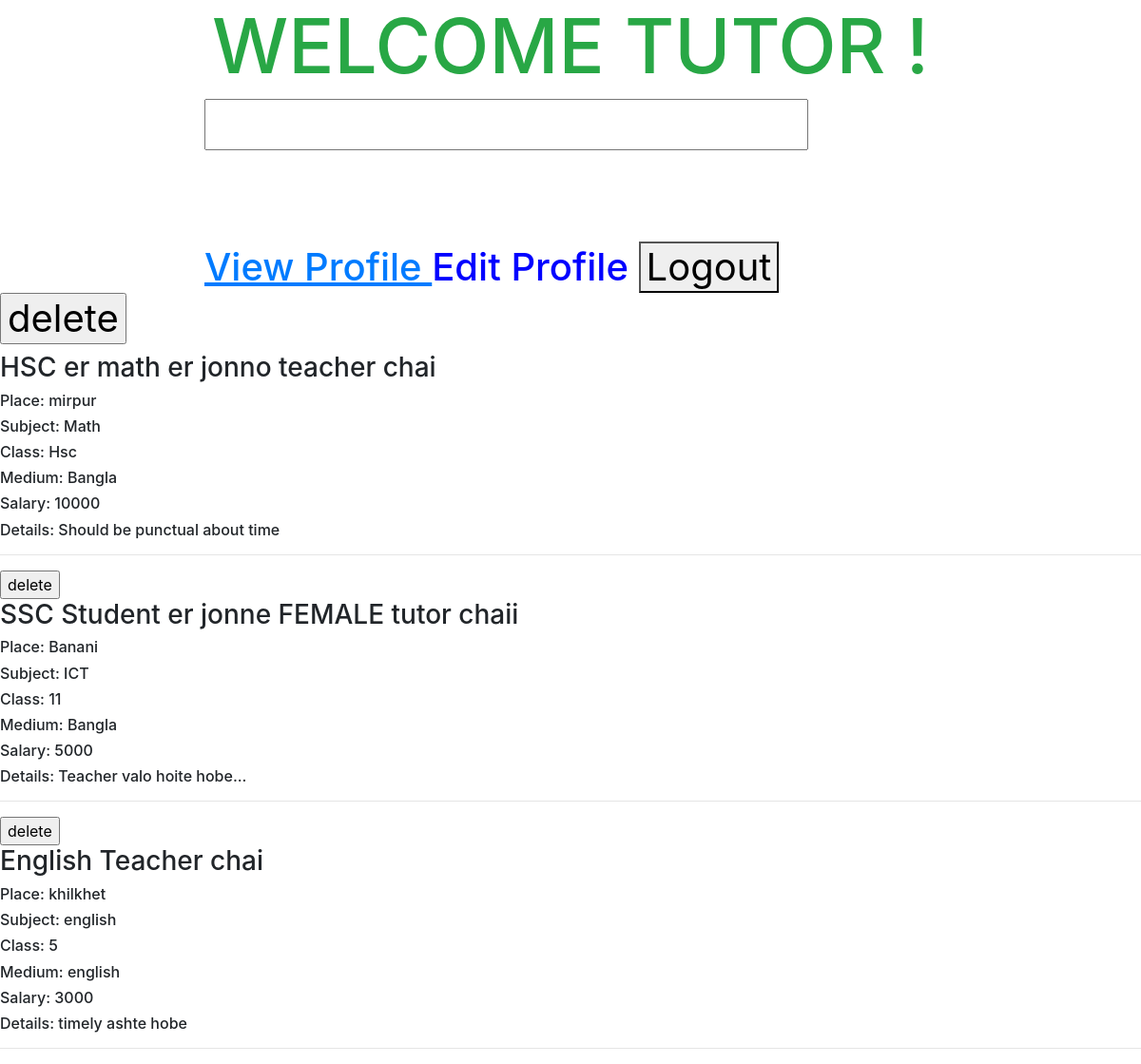
/TUTORhome.php, run on the app's committed database.
### tables this page shows
CREATE TABLE `teacherrequirement` (
  `Trid` int(32) NOT NULL,
  `Sid` int(32) NOT NULL,
  `Tittle` varchar(100) NOT NULL,
  `Place` varchar(100) NOT NULL,
  `Subject` varchar(100) NOT NULL,
  `Class` varchar(100) NOT NULL,
  `Medium` varchar(100) NOT NULL,
  `Salary` int(100) NOT NULL,
  `Details` varchar(200) NOT NULL,
  `Approve` varchar(200) NOT NULL
);

### showTution.php (the view, shortened to what this page needs)
<!DOCTYPE html>
<html>
<head>
	<link rel="stylesheet" href="https://maxcdn.bootstrapcdn.com/bootstrap/4.1.3/css/bootstrap.min.css">
</head>
<body>
<?php
include 'DB.php';
$query = "select * from dicchinicchitutor.teacherrequirement;";
				$result = mysqli_query($conn,$query);
				$resultCheck = mysqli_num_rows($result);
				if($resultCheck>0){
					while($row=mysqli_fetch_assoc($result))
					{
					echo "<form action='delete.php' method='post' >
                        <input type='submit' name='delete' value='delete'>
                        <input type='hidden' name='id' value='".$row['Trid']."'/>
                        </form>";
						echo '<h3>'.$row['Tittle'].'  </h3>';
						echo '<h6>Place: '.$row['Place'].'  </h6>';
						echo '<h6>Subject: '.$row['Subject'].'  </h6>';
						echo '<h6>Class: '.$row['Class'].'  </h6>';
						echo '<h6>Medium: '.$row['Medium'].'  </h6>';
						echo '<h6>Salary: '.$row['Salary'].'  </h6>';
						echo '<h6>Details: '.$row['Details'].'  </h6>';
						echo "<hr>";
					}
				}
 ?>
</body>

### TUTORhome.php (shortened to what this page needs)
<!DOCTYPE html>
<html>
<head>
	<link rel="stylesheet" href="https://maxcdn.bootstrapcdn.com/bootstrap/4.1.3/css/bootstrap.min.css">
</head>
<body>
	<h1 class="text-success text-center" style="font-size: 80px";> WELCOME TUTOR !<h1>
		<div  class="col-lg-8 m-auto d-block">
		<input type="text" name="" id="search" onkeyup="loadData()" value=""><br><br><br>
		<a href="TUTORviewprofile.php" style="text-decoration: underline">View Profile </a>
		<a href="TUTOReditprofile.php" style="color: blue">Edit Profile </a>
		<button  onclick="window.location.href='login.php'">Logout</button>
		</div>
		<?php
			include "showTution.php";
		?>
</body>

### data on the page
teacherrequirement: Tittle "HSC er math er jonno teacher chai", Place "mirpur", Subject "Math", Class "Hsc", Medium "Bangla", Salary "10000", Details "Should be punctual about time"
teacherrequirement: Tittle "SSC Student er jonne FEMALE tutor chaii", Place "Banani", Subject "ICT", Class "11", Medium "Bangla", Salary "5000", Details "Teacher valo hoite hobe..."
teacherrequirement: Tittle "English Teacher chai", Place "khilkhet", Subject "english", Class "5", Medium "english", Salary "3000", Details "timely ashte hobe"
